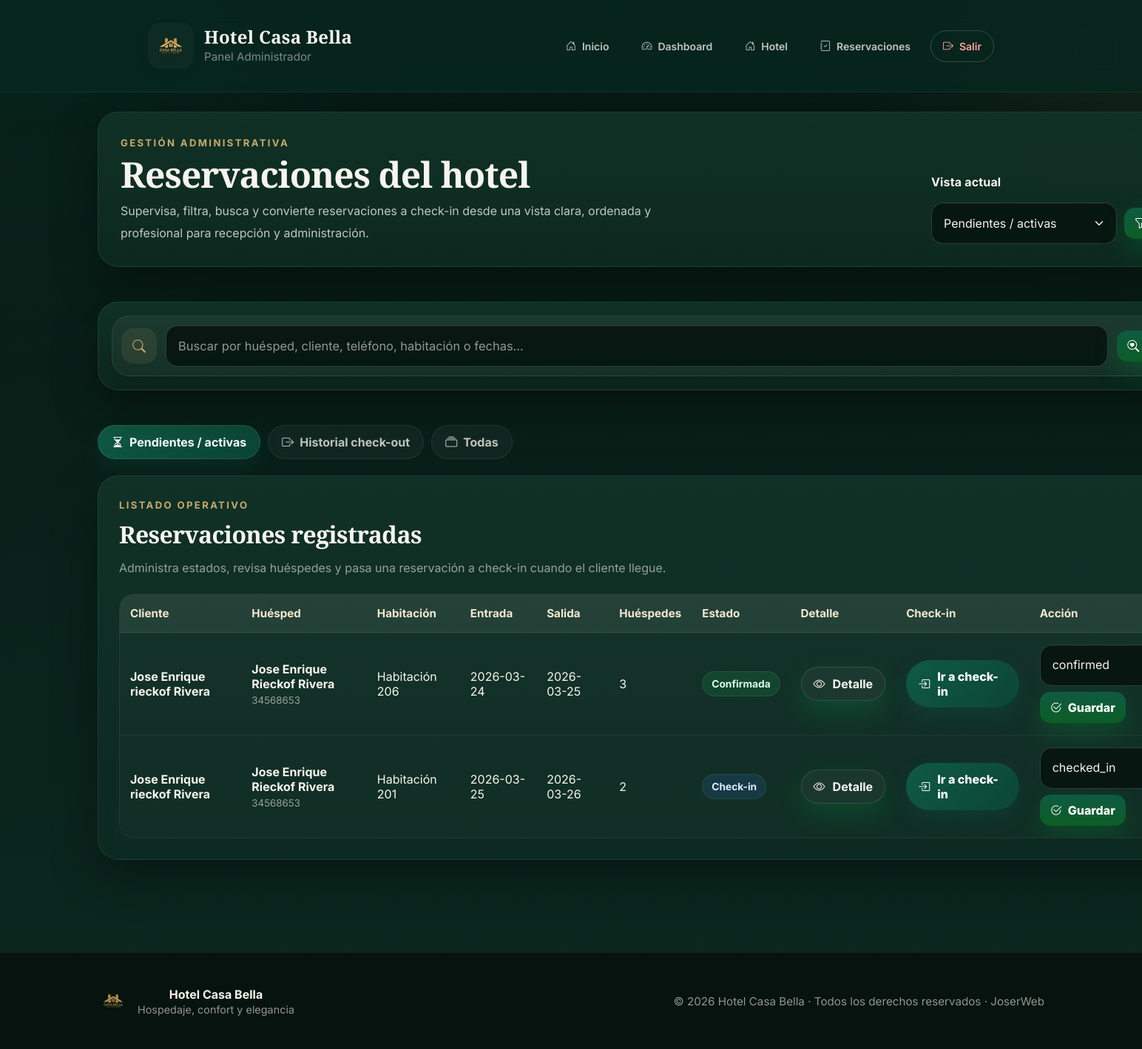
Page /admin/reservations (signed in) on the earlier database version.
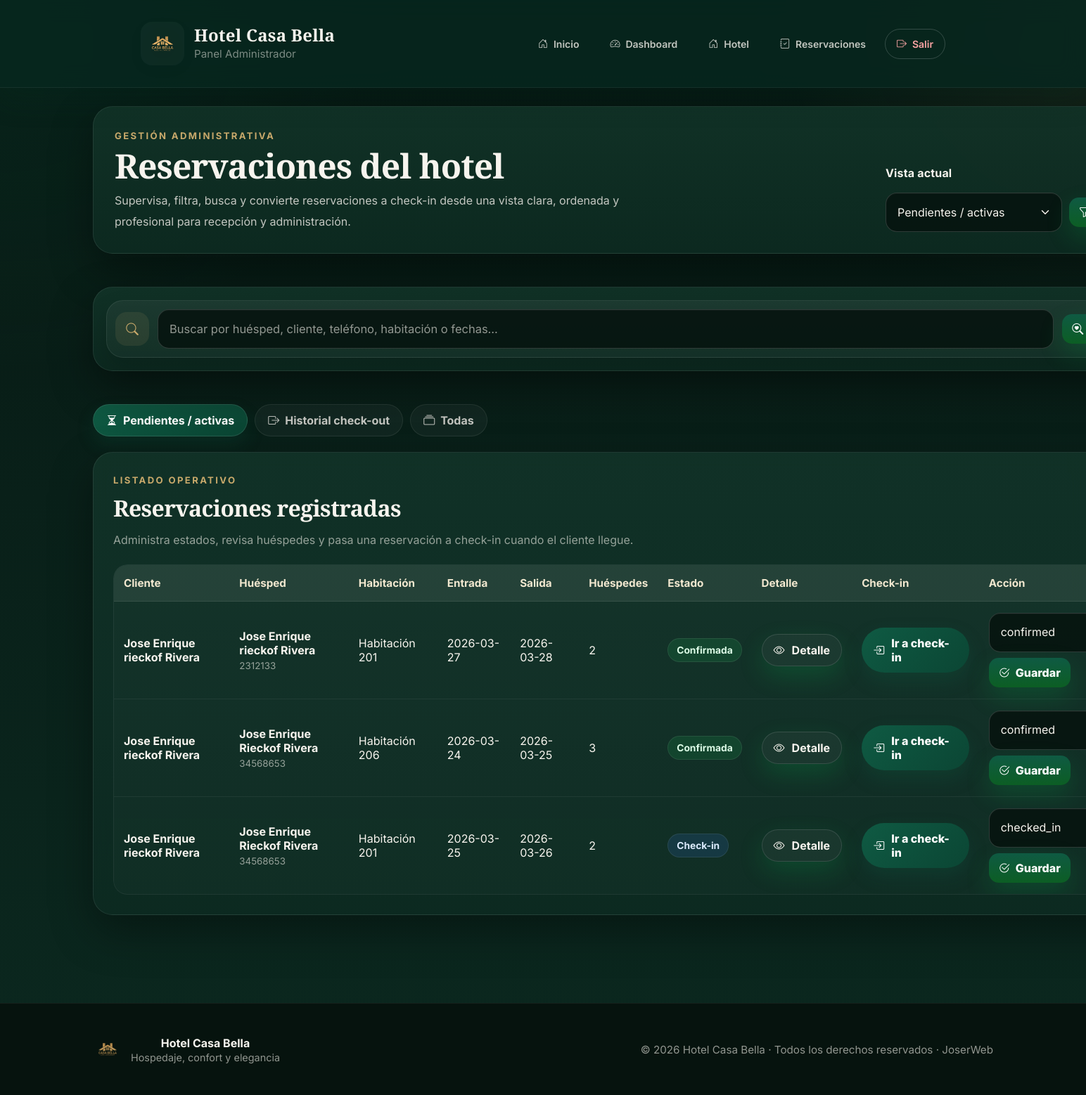
Same page on the later database version.
### tables this page shows
CREATE TABLE reservations (
  id INTEGER PRIMARY KEY AUTOINCREMENT,
  user_id INTEGER NOT NULL,  -- ✅ cliente que reservó
  guest_name TEXT NOT NULL,
  email TEXT NOT NULL,
  phone TEXT NOT NULL,
  room_id INTEGER NOT NULL,
  check_in TEXT NOT NULL,
  check_out TEXT NOT NULL,
  guests INTEGER NOT NULL,
  special_requests TEXT,
  status TEXT NOT NULL CHECK(status IN ('confirmed','checked_in','checked_out','cancelled')) DEFAULT 'confirmed',
  created_at TEXT NOT NULL DEFAULT (datetime('now')), extra_person INTEGER NOT NULL DEFAULT 0, total_amount REAL NOT NULL DEFAULT 0, admin_alert_dismissed INTEGER NOT NULL DEFAULT 0,
  FOREIGN KEY(user_id) REFERENCES "users_old"(id) ON DELETE CASCADE,
  FOREIGN KEY(room_id) REFERENCES rooms(id) ON DELETE CASCADE
);

CREATE TABLE users (
                    id INTEGER PRIMARY KEY AUTOINCREMENT,
                    full_name TEXT NOT NULL,
                    email TEXT NOT NULL UNIQUE,
                    password_hash TEXT NOT NULL,
                    role TEXT NOT NULL DEFAULT 'client'
                        CHECK (role IN ('client', 'admin', 'superadmin')),
                    created_at TEXT NOT NULL DEFAULT (datetime('now'))
                );

CREATE TABLE rooms (
  id INTEGER PRIMARY KEY AUTOINCREMENT,
  name TEXT NOT NULL,
  category TEXT NOT NULL,
  price_per_night REAL NOT NULL DEFAULT 0,
  capacity INTEGER NOT NULL,
  description TEXT
);

### app.py (the view, shortened to what this page needs)
@app.route("/admin/reservations")
@admin_required
def admin_reservations() -> str:
    db = get_db()
    status = request.args.get("status", "active")
    q = (request.args.get("q") or "").strip().lower()
    base_query = """
        SELECT
            r.*,
            rm.name AS room_name,
            u.full_name AS user_name,
            EXISTS(
                SELECT 1
                FROM hotel_checkins hc
                WHERE hc.reservation_id = r.id
          ) AS has_checkin
        FROM reservations r
        JOIN rooms rm ON rm.id = r.room_id
        JOIN users u ON u.id = r.user_id
        WHERE 1=1
    """
    params: list[Any] = []
    if status == "checked_out":
        base_query += " AND r.status = 'checked_out'"
    elif status == "all":
        pass
    else:
        base_query += " AND r.status != 'checked_out'"
    if status == "all":
        base_query += """
            ORDER BY
                CASE WHEN r.admin_alert_dismissed = 0 THEN 0 ELSE 1 END,
                r.created_at DESC
        """
    else:
        base_query += """
            ORDER BY
                CASE WHEN r.admin_alert_dismissed = 0 THEN 0 ELSE 1 END,
                r.created_at DESC
        """
    reservations = db.execute(base_query, params).fetchall()
    pending_alerts = get_pending_admin_alerts(db)
    has_pending_alerts = len(pending_alerts) > 0
    return render_template(
        "admin_reservations.html",
        reservations=reservations,
        selected_status=status,
        pending_alerts=pending_alerts,
        has_pending_alerts=has_pending_alerts,
        q=q,
    )

### app.py (called while the page is built)
def get_db() -> sqlite3.Connection:
    if "db" not in g:
        conn = sqlite3.connect(DB_PATH)
        conn.row_factory = sqlite3.Row
        g.db = conn
    return g.db

def current_user() -> Optional[sqlite3.Row]:
    uid = session.get("user_id")
    if not uid:
        return None
    db = get_db()
    return db.execute("SELECT * FROM users WHERE id = ?", (uid,)).fetchone()

def user_has_role(user: Optional[sqlite3.Row], *allowed_roles: str) -> bool:
    if user is None:
        return False
    hierarchy = {"client": 1, "admin": 2, "superadmin": 3}
    role = user["role"]
    user_level = hierarchy.get(role, 0)
    return any(user_level >= hierarchy.get(r, 999) for r in allowed_roles)

@app.context_processor
def inject_user():
    user = current_user()
    return {
        "current_user": user,
        "is_admin": user_has_role(user, "admin"),
        "is_superadmin": user_has_role(user, "superadmin"),
    }

### templates/admin_reservations.html (shortened to what the changed rows need)
{% extends "base.html" %}
{% block content %}
<section class="admin-res-shell" data-aos="fade-up">
  <section class="admin-res-hero card">
    <div class="admin-res-hero-copy">
      <h1>Reservaciones del hotel</h1>
    </div>
  </section>
  <section class="card admin-res-table-card">
    <div class="admin-res-section-head">
      <div>
        <h2>Reservaciones registradas</h2>
      </div>
    </div>
    {% if reservations|length == 0 %}
      <div class="empty-admin-res">
        <div class="empty-admin-res-icon">
          <i class="bi bi-calendar2-x"></i>
        </div>
        <h3>No hay reservaciones para mostrar</h3>
        <p>
          En esta vista no existen registros disponibles en este momento.
        </p>
      </div>
    {% else %}
      <div class="table-wrap admin-res-mobile-cards">
        <table class="admin-res-table">
          <thead>
            <tr>
              <th>Cliente</th>
              <th>Huésped</th>
              <th>Habitación</th>
              <th>Entrada</th>
              <th>Salida</th>
              <th>Huéspedes</th>
              <th>Estado</th>
              <th>Detalle</th>
              <th>Check-in</th>
              <th>Acción</th>
            </tr>
          </thead>
          <tbody>
            {% for r in reservations %}
            {% set st = (r.status or '')|lower %}
            <tr
  class="{{ 'row-new-lux' if r.admin_alert_dismissed == 0 else '' }}"
  data-search="{{ (
    (r.user_name or '') ~ ' ' ~
    (r.guest_name or '') ~ ' ' ~
    (r.phone or '') ~ ' ' ~
    (r.room_name or '') ~ ' ' ~
    (r.check_in or '') ~ ' ' ~
    (r.check_out or '') ~ ' ' ~
    (r.status or '')
  )|lower }}"
>
              <td data-label="Cliente">
                <div class="cell-strong">{{ r.user_name }}</div>
              </td>
              <td data-label="Huésped">
                <div class="guest-cell">
                  <span class="cell-strong">{{ r.guest_name }}</span>
                </div>
                {% if r.phone %}
                  <small class="cell-muted">{{ r.phone }}</small>
                {% endif %}
              </td>
              <td data-label="Habitación">{{ r.room_name }}</td>
              <td data-label="Entrada">{{ r.check_in }}</td>
              <td data-label="Salida">{{ r.check_out }}</td>
              <td data-label="Huéspedes">{{ r.guests }}</td>
              <td data-label="Estado">
                <span class="status-badge
                  {% if st == 'confirmed' %}status-confirmed{% endif %}
                  {% if st == 'checked_in' %}status-checked-in{% endif %}
                  {% if st == 'cancelled' %}status-cancelled{% endif %}">
                  {% if st == 'confirmed' %}
                    Confirmada
                  {% elif st == 'checked_in' %}
                    Check-in
                  {% elif st == 'checked_out' %}
                    Check-out
                  {% elif st == 'cancelled' %}
                    Cancelada
                  {% else %}
                    {{ r.status }}
                  {% endif %}
                </span>
              </td>
              <td data-label="Detalle">
                <button
                  type="button"
                  class="btn btn-outline btn-sm btn-detail"
                  onclick='openReservationDetail({
                    "id": {{ r.id|tojson }},
                    "user_name": {{ r.user_name|tojson }},
                    "guest_name": {{ r.guest_name|tojson }},
                    "phone": {{ (r.phone or "")|tojson }},
                    "room_name": {{ r.room_name|tojson }},
                    "check_in": {{ r.check_in|tojson }},
                    "check_out": {{ r.check_out|tojson }},
                    "guests": {{ r.guests|tojson }},
                    "status": {{ r.status|tojson }},
                    "special_requests": {{ (r.special_requests or "")|tojson }}
                  })'>
                  <i class="bi bi-eye"></i>
                  Detalle
                </button>
              </td>
              <td data-label="Check-in">
                {% if r.status in ['confirmed', 'checked_in'] %}
                  <a href="{{ url_for('admin_hotel_reservation_to_checkin', reservation_id=r.id) }}"
                     class="btn btn-primary btn-sm btn-checkin">
                    <i class="bi bi-box-arrow-in-right"></i>
                    Ir a check-in
                  </a>
                {% else %}
                  <span class="muted-inline">No disponible</span>
                {% endif %}
              </td>
              <td data-label="Acción">
                <form method="post"
                      action="{{ url_for('admin_update_reservation_status', reservation_id=r.id) }}"
                      class="admin-inline-form">
                  <select name="status" required>
                    <option value="confirmed" {{ 'selected' if r.status=='confirmed' else '' }}>confirmed</option>
                    <option value="checked_in" {{ 'selected' if r.status=='checked_in' else '' }}>checked_in</option>
                  </select>
                  <button class="btn btn-primary btn-sm" type="submit">
                    <i class="bi bi-check2-circle"></i>
                    Guardar
                  </button>
                </form>
              </td>
            </tr>
            {% endfor %}
          </tbody>
        </table>
      </div>
    {% endif %}
  </section>
</section>
{% endblock %}

Differences in the rows shown:
added reservations: user_name "Jose Enrique rieckof Rivera", guest_name "Jose Enrique rieckof Rivera", phone "2312133", room_name "Habitación 201", check_in "2026-03-27", check_out "2026-03-28", guests "2", shows "Confirmada"
